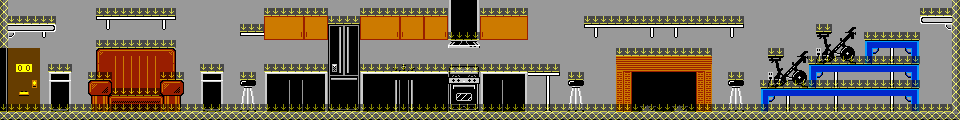

This is a level from a 2D game, rendered from its Tiled map with the project's own tilesets. A one-line summary and the map file follow, with tile-layer data summarised:
An orthogonal 120x15 tile map with 8x8 px tiles, 5 tile layers (pal3, pal2, pal1, pal0, ...), 5 tilesets.

<map version="1.9" tiledversion="1.9.2" orientation="orthogonal" renderorder="right-down" width="120" height="15" tilewidth="8" tileheight="8" infinite="0" nextlayerid="6" nextobjectid="1">
 <editorsettings>
  <export format="csv" />
 </editorsettings>
 <tileset firstgid="1" source="../condo_tiles_bw.tsx" />
 <tileset firstgid="257" source="../condo_0.tsx" />
 <tileset firstgid="513" source="../condo_plat.tsx" />
 <tileset firstgid="769" source="../condo_1.tsx" />
 <tileset firstgid="1025" source="../condo_tiles_blue.tsx" />
 <layer id="2" name="pal3" width="120" height="15">
  <data>[1800 cells, 1800 non-empty, 105 distinct tile ids]</data>
 </layer>
 <layer id="1" name="pal2" width="120" height="15">
  <data>[1800 cells, 59 non-empty, 7 distinct tile ids]</data>
 </layer>
 <layer id="3" name="pal1" width="120" height="15">
  <data>[1800 cells, 207 non-empty, 50 distinct tile ids]</data>
 </layer>
 <layer id="4" name="pal0" width="120" height="15">
  <data>[1800 cells, 32 non-empty, 5 distinct tile ids]</data>
 </layer>
 <layer id="5" name="platform" width="120" height="15" opacity="0.53">
  <data>[1800 cells, 459 non-empty, 2 distinct tile ids]</data>
 </layer>
</map>
